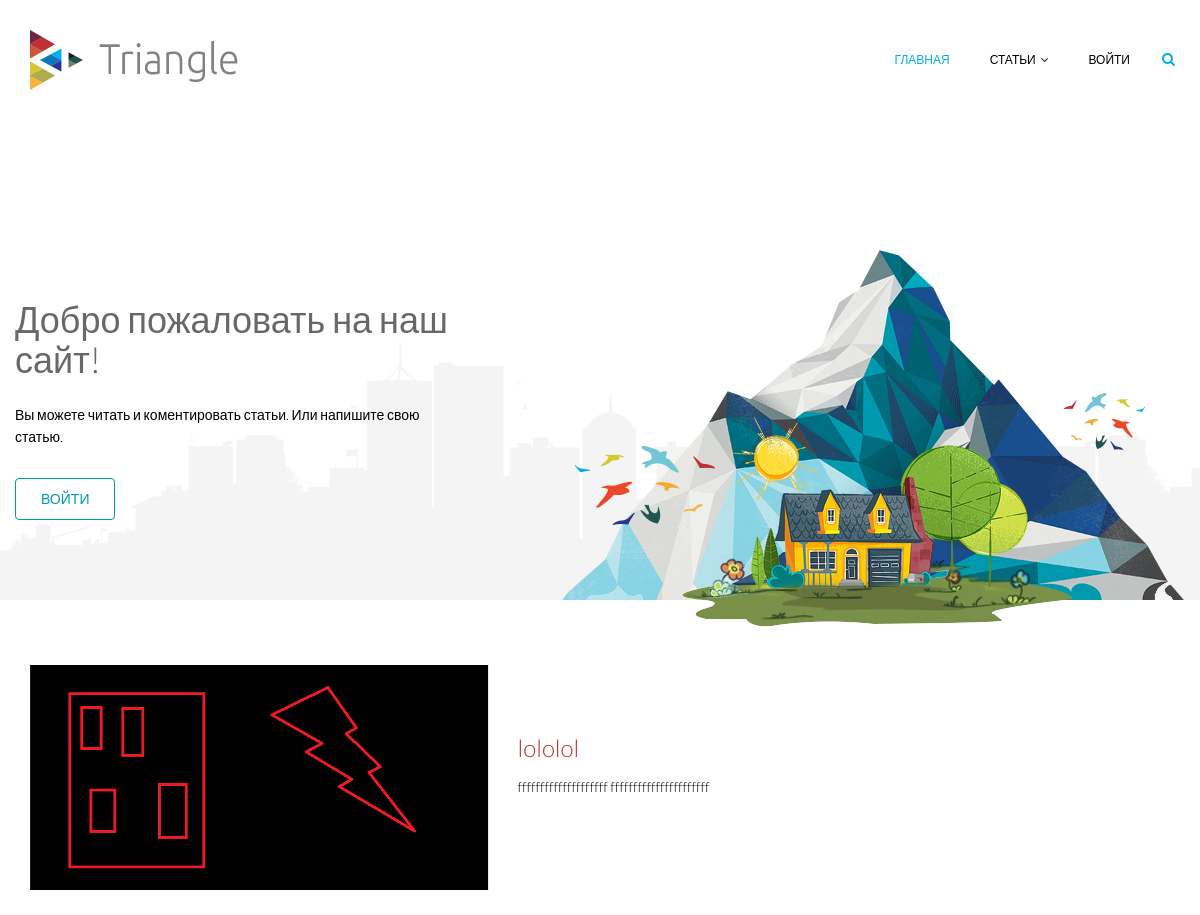
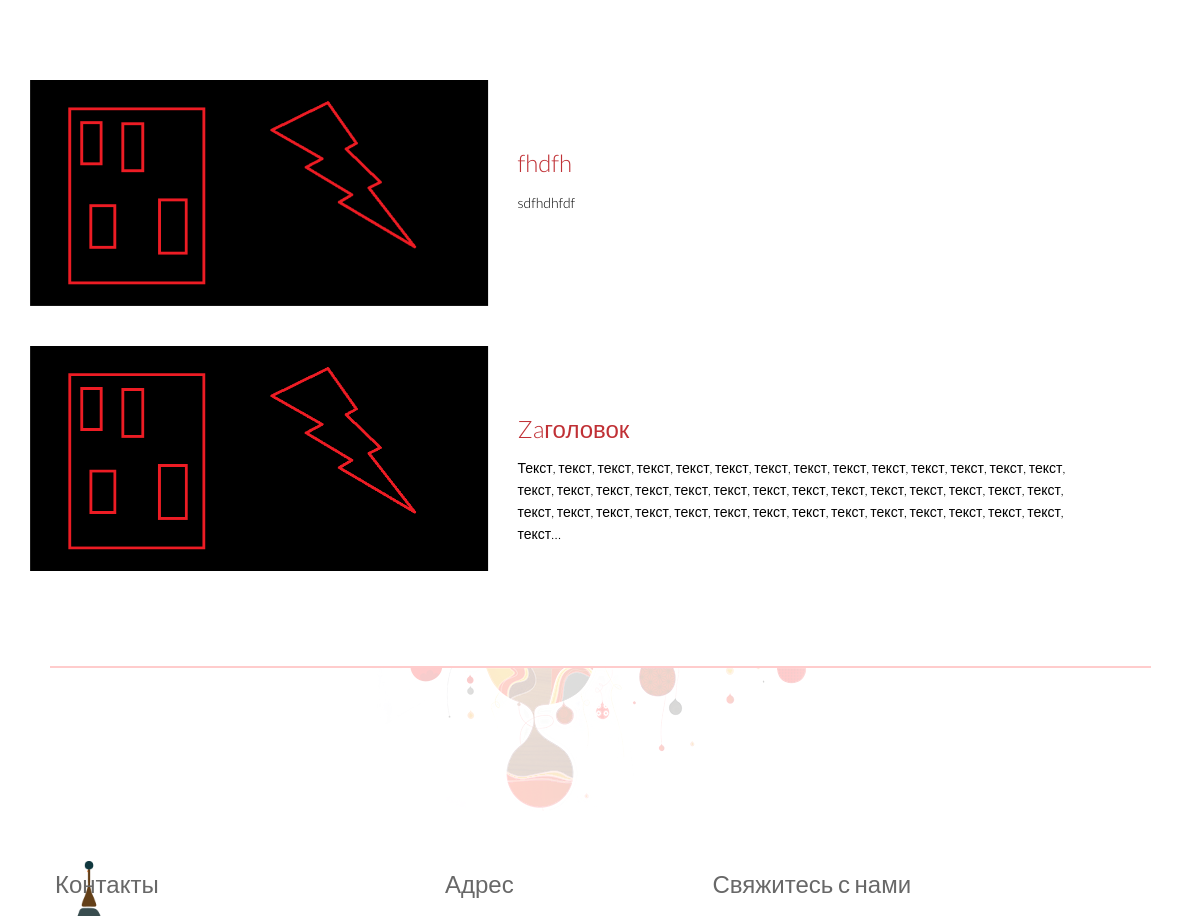
Before: / (upper part) with the older database file (2 pictures, top to bottom).
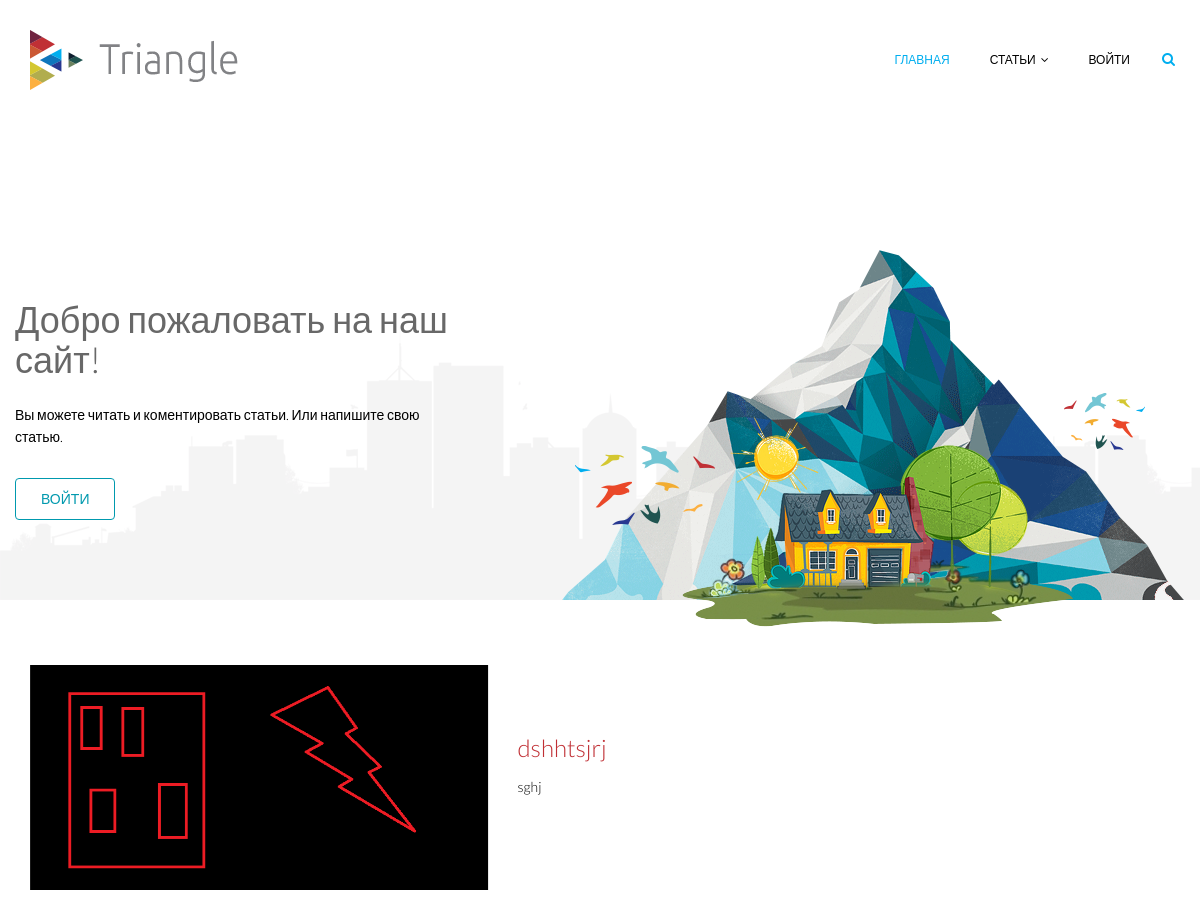
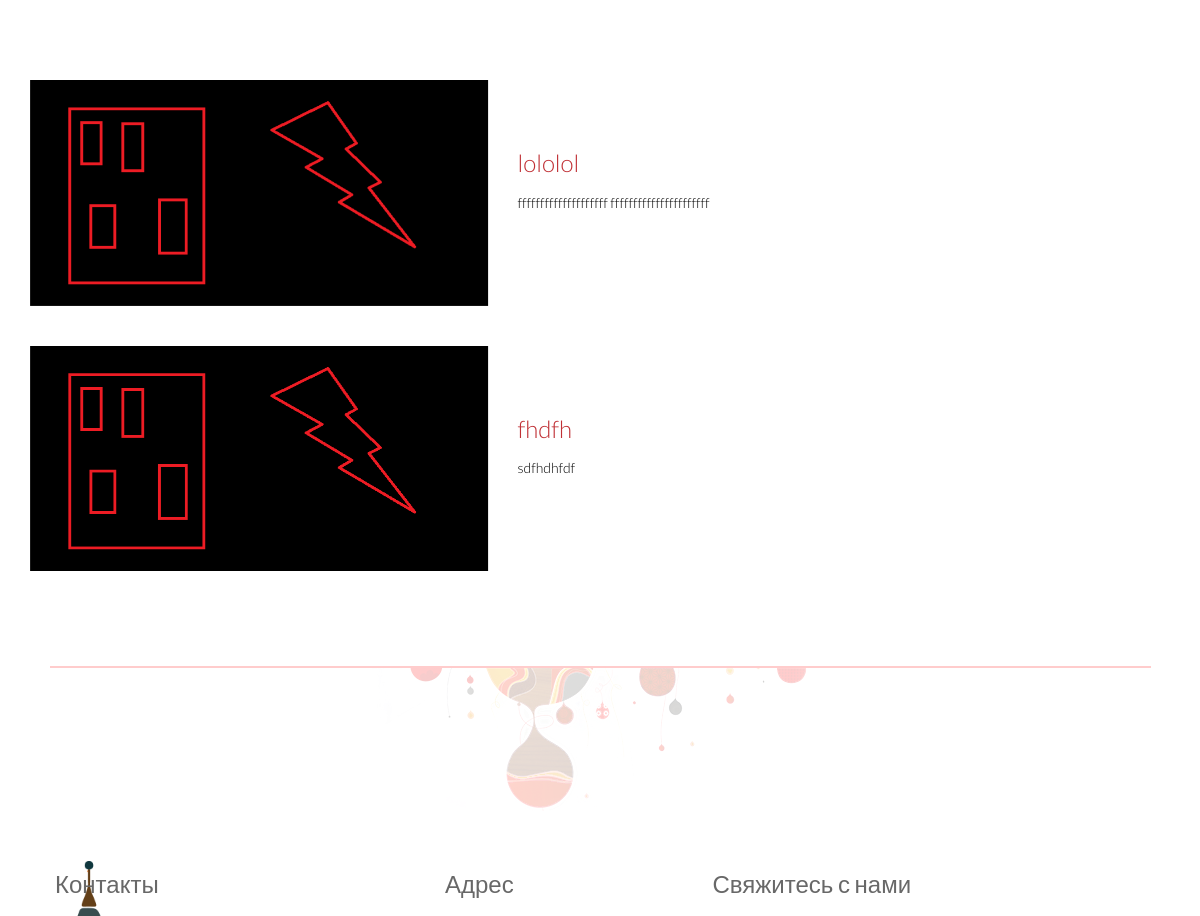
After: the same page with the newer database file (2 pictures, top to bottom).
### blog/models.py (models this page shows)
class UserPost(models.Model):
    title = models.CharField(
        max_length=64,
    )
    image = models.ImageField(
        upload_to='blogs_images',
        blank=True)
    content = models.TextField(
        blank=True,
    )
    created = models.DateTimeField(
        auto_now_add=True
    )
    like_count = models.DecimalField(
        max_digits=8,
        decimal_places=0,
        default=0
    )
    comment_count = models.DecimalField(
        max_digits=8,
        decimal_places=0,
        default=0
    )
    author = models.ForeignKey(
        User,
        on_delete=models.CASCADE
    )

### main/views.py (the view)
# urls.py: path('', main, name='index'),
def main(request):
    title = 'главная'
    posts = UserPost.objects.all().order_by('-like_count')[:3]
    context = {
        'title': title,
        'posts': posts
    }
    return render(request, 'main/index.html', context)

### main/context_processors.py (called while the page is built)
def info(request):
    info = ContactInfo.objects.first()
    return {
       'info': info,
    }

### main/templates/main/index.html (shortened to what this page needs)
{% extends 'main/base.html' %}
{% load static %}
{% block head %}
{% include 'main/includes/head.html' %}
{% endblock %}
{% block content %}
    <section id="home-slider">
        <div class="container">
            <div class="row">
                <div class="main-slider">
                    <div class="slide-text">
                        <h1>Добро пожаловать на наш сайт!</h1>
                        <p>Вы можете читать и коментировать статьи. Или напишите свою статью.</p>
                        {% if user.is_authenticated %}
                        <a href="{% url 'blog:create' %}" class="btn btn-common">Написать статью</a>
                        {% else %}
                        <a href="{% url 'auth:login' %}" class="btn btn-common">ВОЙТИ</a>
                        {% endif %}
                    </div>
                    <img src="{% static 'main/images/home/slider/hill.png' %}" class="slider-hill" alt="slider image">
                    <img src="{% static 'main/images/home/slider/house.png' %}" class="slider-house" alt="slider image">
                    <img src="{% static 'main/images/home/slider/sun.png' %}" class="slider-sun" alt="slider image">
                    <img src="{% static 'main/images/home/slider/birds1.png' %}" class="slider-birds1" alt="slider image">
                    <img src="{% static 'main/images/home/slider/birds2.png' %}" class="slider-birds2" alt="slider image">
                </div>
            </div>
        </div>
    </section>
    <section id="features">
        <div class="container">
            <div class="row">
                {% for post in posts %}
                <div class="single-features">
                    <div class="col-sm-5 wow fadeInLeft" data-wow-duration="500ms" data-wow-delay="300ms">
                        {% if post.image %}
                        <img src="{{ post.image.url }}" class="img-responsive" alt="">
                        {% endif %}
                    </div>
                    <div class="col-sm-6 wow fadeInRight" data-wow-duration="500ms" data-wow-delay="300ms">
                        <h2><a href="{% url 'blog:post' post.pk %}">{{ post.title }}</a></h2>
                        <P>{{ post.content|truncatechars:300 }}</P>
                    </div>
                </div>
                {% endfor %}
            </div>
        </div>
    </section>
{% endblock %}

Changed rows visible on the page:
no longer on this page (row unchanged): UserPost: image (picture), title "Zaголовок", content "Текст, текст, текст, текст, текст, текст, текст, текст, текст, текст, текст, текст, текст, текст, текст, текст, текст, текст, текст, текст, текст, текст, текст, текст, текст, текст, текст, текст, текст, текст, текст, текст, текст, текст, текст, текст, текст, текст, текст, текст, текст, текст, текст…"
now on this page (row edited): UserPost: image (picture), title "dshhtsjrj", content "sghj"
